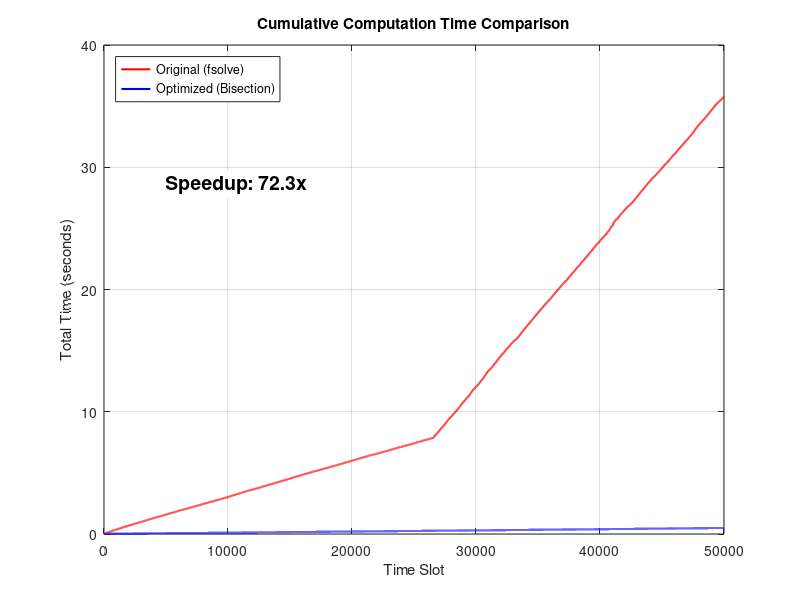
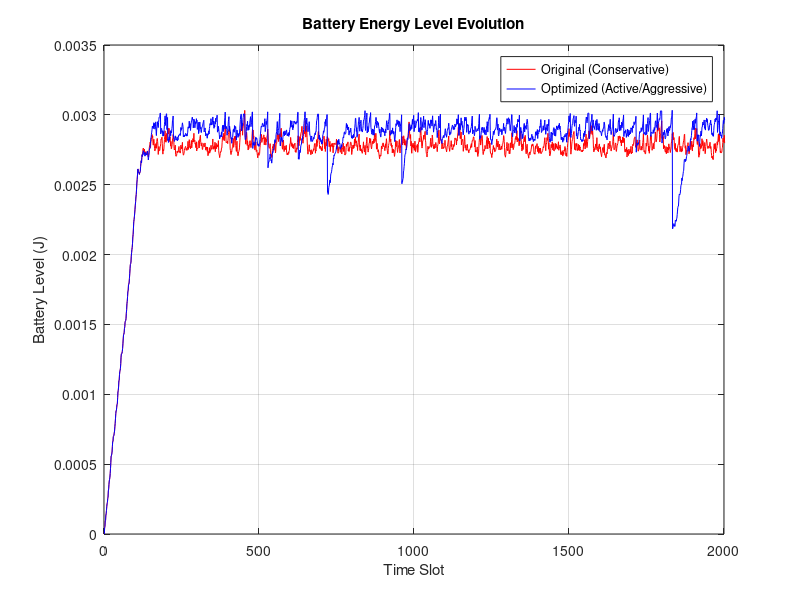
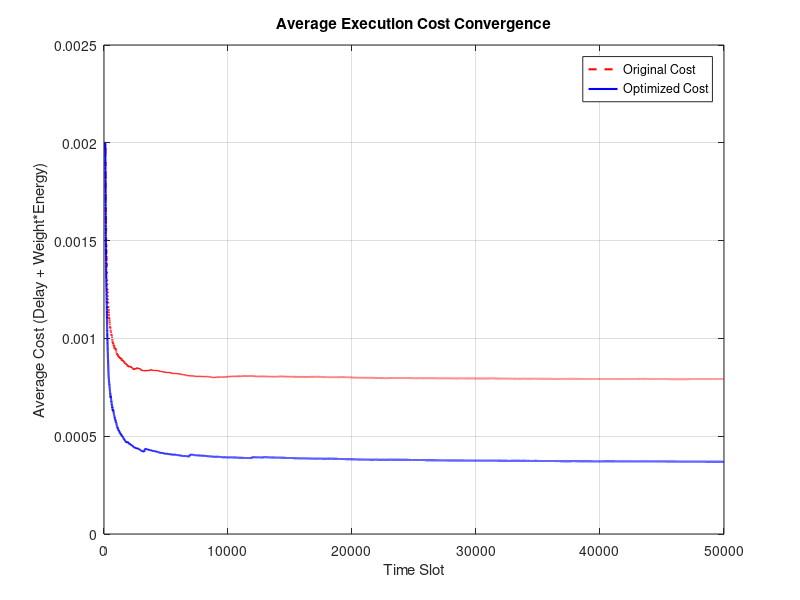

The MATLAB script that drew these images, in order:
clc; clear; close all;

data1 = load('data_original.mat');
data2 = load('data_optimized.mat');

T = length(data1.time_history); 

figure('Name', 'Efficiency Comparison');
time_axis = 1:T;

cumsum_old = cumsum(data1.time_history);
cumsum_new = cumsum(data2.time_history);

plot(time_axis, cumsum_old, 'r-', 'LineWidth', 1.5); hold on;
plot(time_axis, cumsum_new, 'b-', 'LineWidth', 1.5);

legend('Original (fsolve)', 'Optimized (Bisection)', 'Location', 'NorthWest');
title('Cumulative Computation Time Comparison');
xlabel('Time Slot');
ylabel('Total Time (seconds)');
grid on;

speedup = cumsum_old(end) / cumsum_new(end);
text(T*0.1, cumsum_old(end)*0.8, ...
    ['Speedup: ', num2str(speedup, '%.1f'), 'x'], ...
    'FontSize', 14, 'FontWeight', 'bold', 'BackgroundColor', 'w');

figure('Name', 'Battery Dynamics Comparison');
plot(time_axis, data1.B(1:T), 'r-', 'LineWidth', 0.5); hold on;
plot(time_axis, data2.B(1:T), 'b-', 'LineWidth', 0.5);

legend('Original (Conservative)', 'Optimized (Active/Aggressive)');
title('Battery Energy Level Evolution');
xlabel('Time Slot');
ylabel('Battery Level (J)');
grid on;
xlim([0, 2000]);

figure('Name', 'Cost Convergence Comparison');
plot(time_axis, data1.average_cost, 'r--', 'LineWidth', 1.5); hold on;
plot(time_axis, data2.average_cost, 'b-', 'LineWidth', 1.5);

legend('Original Cost', 'Optimized Cost');
title('Average Execution Cost Convergence');
xlabel('Time Slot');
ylabel('Average Cost (Delay + Weight*Energy)');
grid on;

disp('Comparison plots generated successfully.');
